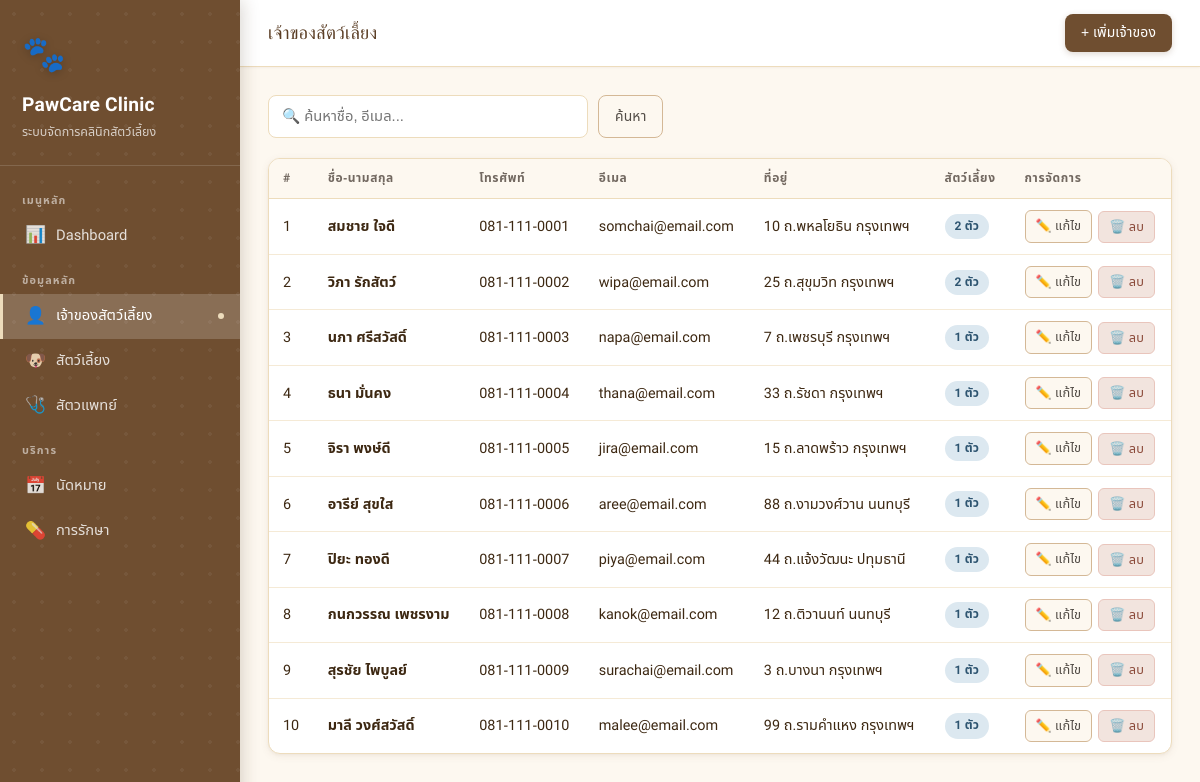
/owners, run on the app's committed database.
### tables this page shows
CREATE TABLE owners (
        owner_id    INTEGER PRIMARY KEY AUTOINCREMENT,
        first_name  TEXT NOT NULL,
        last_name   TEXT NOT NULL,
        phone       TEXT NOT NULL,
        email       TEXT UNIQUE NOT NULL,
        address     TEXT
    );

### app.py (the view)
@app.route('/owners')
def owners():
    db = get_db()
    q = request.args.get('q', '')
    if q:
        rows = db.execute("""SELECT o.*, COUNT(p.pet_id) AS pet_count FROM owners o
            LEFT JOIN pets p ON p.owner_id = o.owner_id
            WHERE o.first_name LIKE ? OR o.last_name LIKE ? OR o.email LIKE ?
            GROUP BY o.owner_id""", (f'%{q}%', f'%{q}%', f'%{q}%')).fetchall()
    else:
        rows = db.execute("""SELECT o.*, COUNT(p.pet_id) AS pet_count FROM owners o
            LEFT JOIN pets p ON p.owner_id = o.owner_id GROUP BY o.owner_id""").fetchall()
    db.close()
    return render_template('owners.html', owners=rows, q=q)

### app.py (called while the page is built)
def get_db():
    conn = sqlite3.connect(DB_PATH)
    conn.row_factory = sqlite3.Row
    conn.execute("PRAGMA foreign_keys = ON")
    return conn

### templates/owners.html (shortened to what this page needs)
{% extends 'base.html' %}
{% block page_title %}เจ้าของสัตว์เลี้ยง{% endblock %}
{% block topbar_action %}<a href="{{ url_for('owner_new') }}" class="btn btn-primary">+ เพิ่มเจ้าของ</a>{% endblock %}
{% block content %}
<div class="search-bar">
  <form method="get" style="display:flex;gap:10px;width:100%">
    <input name="q" value="{{ q }}" placeholder="🔍 ค้นหาชื่อ, อีเมล...">
    <button class="btn btn-secondary" type="submit">ค้นหา</button>
  </form>
</div>
<div class="card">
  <table>
    <thead><tr><th>#</th><th>ชื่อ-นามสกุล</th><th>โทรศัพท์</th><th>อีเมล</th><th>ที่อยู่</th><th>สัตว์เลี้ยง</th><th>การจัดการ</th></tr></thead>
    <tbody>
      {% for o in owners %}
      <tr>
        <td>{{ o.owner_id }}</td>
        <td><strong>{{ o.first_name }} {{ o.last_name }}</strong></td>
        <td>{{ o.phone }}</td>
        <td>{{ o.email }}</td>
        <td style="max-width:180px;overflow:hidden;text-overflow:ellipsis;white-space:nowrap">{{ o.address }}</td>
        <td><span class="badge badge-blue">{{ o.pet_count }} ตัว</span></td>
        <td>
          <div class="actions">
            <a href="{{ url_for('owner_edit', oid=o.owner_id) }}" class="btn btn-secondary btn-sm">✏️ แก้ไข</a>
            <form method="post" action="{{ url_for('owner_delete', oid=o.owner_id) }}" onsubmit="return confirm('ยืนยันการลบ?')">
              <button class="btn btn-danger btn-sm">🗑️ ลบ</button>
            </form>
          </div>
        </td>
      </tr>
      {% else %}
      <tr><td colspan="7" style="text-align:center;padding:32px;color:#94a3b8">ไม่พบข้อมูล</td></tr>
      {% endfor %}
    </tbody>
  </table>
</div>
{% endblock %}

### templates/base.html (style rules this page uses)
:root { --cream-50: #fdf8f0; --cream-100: #f5ead6; --cream-200: #eddcbc; --cream-300: #e0c99a; --brown-100: #d4b896; --brown-200: #c09a72; --brown-300: #a67c52; --brown-400: #8b6340; --brown-500: #6f4e30; --brown-600: #5a3d24; --brown-700: #3d2812; --gray-50: #f7f5f2; --gray-100: #ede9e3; --gray-200: #d6cfc6; --gray-300: #b8b0a4; --gray-400: #968e83; --gray-500: #726860; --gray-600: #524c46; --rose-soft: #f2e4de; --rose-text: #8b4a3a; --sage-soft: #e2ebdf; --sage-text: #3d5e38; --sky-soft: #dce8f0; --sky-text: #2d5470; --amber-soft:#f5e8cc; --amber-text:#7a5318; --bg-page: var(--cream-50); --bg-surface: #ffffff; --bg-raised: #ffffff; --bg-subtle: var(--cream-100); --text-primary: var(--brown-700); --text-secondary: var(--gray-500); --text-muted: var(--gray-400); --border: var(--cream-200); --border-strong: var(--brown-100); --accent: var(--brown-500); --accent-hover: var(--brown-600); --accent-light: var(--cream-100); --shadow-xs: 0 1px 2px rgba(111,78,48,.06); --shadow-sm: 0 2px 8px rgba(111,78,48,.08), 0 1px 3px rgba(111,78,48,.05); --shadow-md: 0 4px 16px rgba(111,78,48,.10), 0 2px 6px rgba(111,78,48,.06); --radius-sm: 8px; --radius-md: 12px; --radius-lg: 16px; --radius-xl: 24px; }
* { box-sizing: border-box; margin: 0; padding: 0; }
body { font-family: 'Noto Sans Thai', 'Mitr', sans-serif; background: var(--bg-page); color: var(--text-primary); min-height: 100vh; font-size: 15px; line-height: 1.6; }
.card { background: var(--bg-surface); border-radius: var(--radius-md); border: 1px solid var(--border); box-shadow: var(--shadow-sm); overflow: hidden; transition: box-shadow .2s; }
table { width: 100%; border-collapse: collapse; font-size: .9rem; }
thead th { background: var(--cream-50); padding: 10px 14px; text-align: left; font-weight: 600; color: var(--gray-500); font-size: .75rem; letter-spacing: .05em; text-transform: uppercase; border-bottom: 1px solid var(--border); white-space: nowrap; }
tbody tr { border-bottom: 1px solid var(--cream-100); transition: background .15s; }
tbody tr:last-child { border-bottom: none; }
tbody td { padding: 11px 14px; vertical-align: middle; color: var(--text-primary); }
.badge { display: inline-flex; align-items: center; gap: 4px; padding: 3px 10px; border-radius: 99px; font-size: .75rem; font-weight: 600; letter-spacing: .01em; }
.badge-blue { background: var(--sky-soft); color: var(--sky-text); }
.btn { display: inline-flex; align-items: center; gap: 6px; padding: 8px 16px; border-radius: var(--radius-sm); font-size: .87rem; font-weight: 500; cursor: pointer; border: none; text-decoration: none; transition: all .18s; font-family: 'Noto Sans Thai', sans-serif; letter-spacing: .01em; white-space: nowrap; }
.btn-primary { background: var(--brown-500); color: #fff; box-shadow: 0 2px 6px rgba(111,78,48,.22); }
.btn-secondary { background: var(--cream-50); color: var(--gray-600); border: 1px solid var(--border-strong); }
.btn-danger { background: var(--rose-soft); color: var(--rose-text); border: 1px solid #e9c5bc; }
.btn-sm { padding: 5px 10px; font-size: .8rem; border-radius: 6px; }
input, select, textarea { padding: 9px 13px; border: 1.5px solid var(--border); border-radius: var(--radius-sm); font-size: .92rem; font-family: 'Noto Sans Thai', sans-serif; color: var(--text-primary); background: var(--bg-surface); transition: border .2s, box-shadow .2s, background .2s; width: 100%; }
.search-bar { display: flex; gap: 10px; margin-bottom: 20px; }
.search-bar input { max-width: 320px; background: var(--bg-surface); }
.actions { display: flex; gap: 6px; align-items: center; }

### data on the page
owners: owner_id "1", first_name "สมชาย", last_name "ใจดี", phone "081-111-0001", email "somchai@email.com", address "10 ถ.พหลโยธิน กรุงเทพฯ", pet_count "2"
owners: owner_id "2", first_name "วิภา", last_name "รักสัตว์", phone "081-111-0002", email "wipa@email.com", address "25 ถ.สุขุมวิท กรุงเทพฯ", pet_count "2"
owners: owner_id "3", first_name "นภา", last_name "ศรีสวัสดิ์", phone "081-111-0003", email "napa@email.com", address "7 ถ.เพชรบุรี กรุงเทพฯ", pet_count "1"
owners: owner_id "4", first_name "ธนา", last_name "มั่นคง", phone "081-111-0004", email "thana@email.com", address "33 ถ.รัชดา กรุงเทพฯ", pet_count "1"
owners: owner_id "5", first_name "จิรา", last_name "พงษ์ดี", phone "081-111-0005", email "jira@email.com", address "15 ถ.ลาดพร้าว กรุงเทพฯ", pet_count "1"
owners: owner_id "6", first_name "อารีย์", last_name "สุขใส", phone "081-111-0006", email "aree@email.com", address "88 ถ.งามวงศ์วาน นนทบุรี", pet_count "1"
owners: owner_id "7", first_name "ปิยะ", last_name "ทองดี", phone "081-111-0007", email "piya@email.com", address "44 ถ.แจ้งวัฒนะ ปทุมธานี", pet_count "1"
owners: owner_id "8", first_name "กนกวรรณ", last_name "เพชรงาม", phone "081-111-0008", email "kanok@email.com", address "12 ถ.ติวานนท์ นนทบุรี", pet_count "1"
owners: owner_id "9", first_name "สุรชัย", last_name "ไพบูลย์", phone "081-111-0009", email "surachai@email.com", address "3 ถ.บางนา กรุงเทพฯ", pet_count "1"
owners: owner_id "10", first_name "มาลี", last_name "วงศ์สวัสดิ์", phone "081-111-0010", email "malee@email.com", address "99 ถ.รามคำแหง กรุงเทพฯ", pet_count "1"
